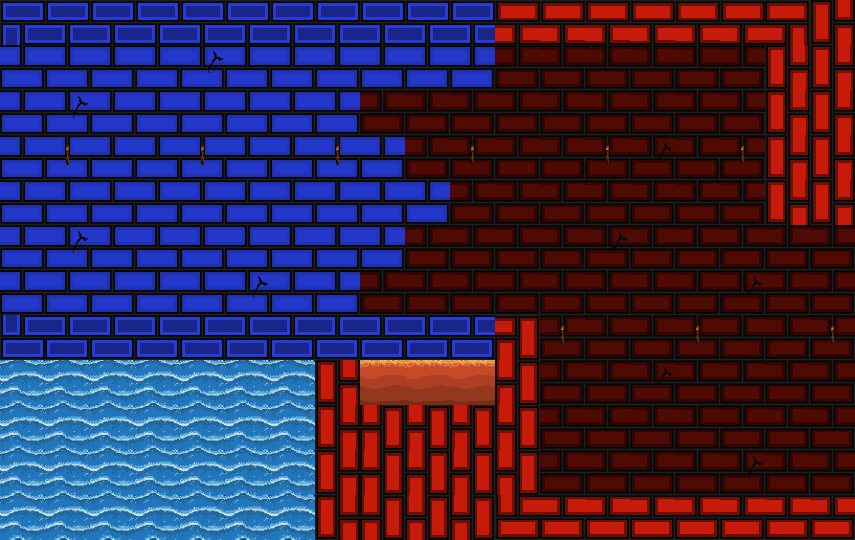

Below is a game level as drawn by its tile map, then a one-line description and the .tmx file that defines it, in full:
An orthogonal 19x12 tile map with 45x45 px tiles, 1 tile layer (briques), 2 tilesets.

<map version="1.5" tiledversion="1.7.2" orientation="orthogonal" renderorder="right-down" width="19" height="12" tilewidth="45" tileheight="45" infinite="0" nextlayerid="2" nextobjectid="1">
 <tileset firstgid="1" name="briques sol (1)" tilewidth="45" tileheight="45" tilecount="42" columns="6">
  <image source="briques sol.png" width="270" height="315" />
 </tileset>
 <tileset firstgid="43" name="brique v finale" tilewidth="45" tileheight="45" tilecount="16" columns="4">
  <image source="briques_fond.png" width="180" height="180" />
 </tileset>
 <layer id="1" name="briques" width="19" height="12">
  <data encoding="csv">
23,19,19,19,19,19,19,19,19,19,19,3,3,3,3,3,3,2147483655,4,
49,49,49,49,50,49,49,49,49,49,49,43,43,43,43,43,43,4,4,
49,50,49,49,49,49,49,49,43,43,43,43,43,43,43,43,43,4,4,
49,51,49,49,51,49,49,51,49,43,45,43,43,45,44,43,45,4,4,
49,49,49,49,49,49,49,49,49,49,43,43,43,43,43,43,43,4,4,
49,50,49,49,49,49,49,49,49,43,43,43,43,44,43,43,43,43,43,
49,49,49,49,49,50,49,49,43,43,43,43,43,43,43,43,44,43,43,
2147483669,17,17,17,17,17,17,17,17,17,17,6,45,43,43,45,43,43,45,
41,41,41,41,41,41,41,4,42,42,42,2,43,43,44,43,43,43,43,
41,41,41,41,41,41,41,4,2,2,2,2,43,43,43,43,43,43,43,
41,41,41,41,41,41,41,4,2,2,2,2,43,43,43,43,44,43,43,
41,41,41,41,41,41,41,4,2,2,2,2147483653,1,1,1,1,1,1,1
</data>
 </layer>
</map>
